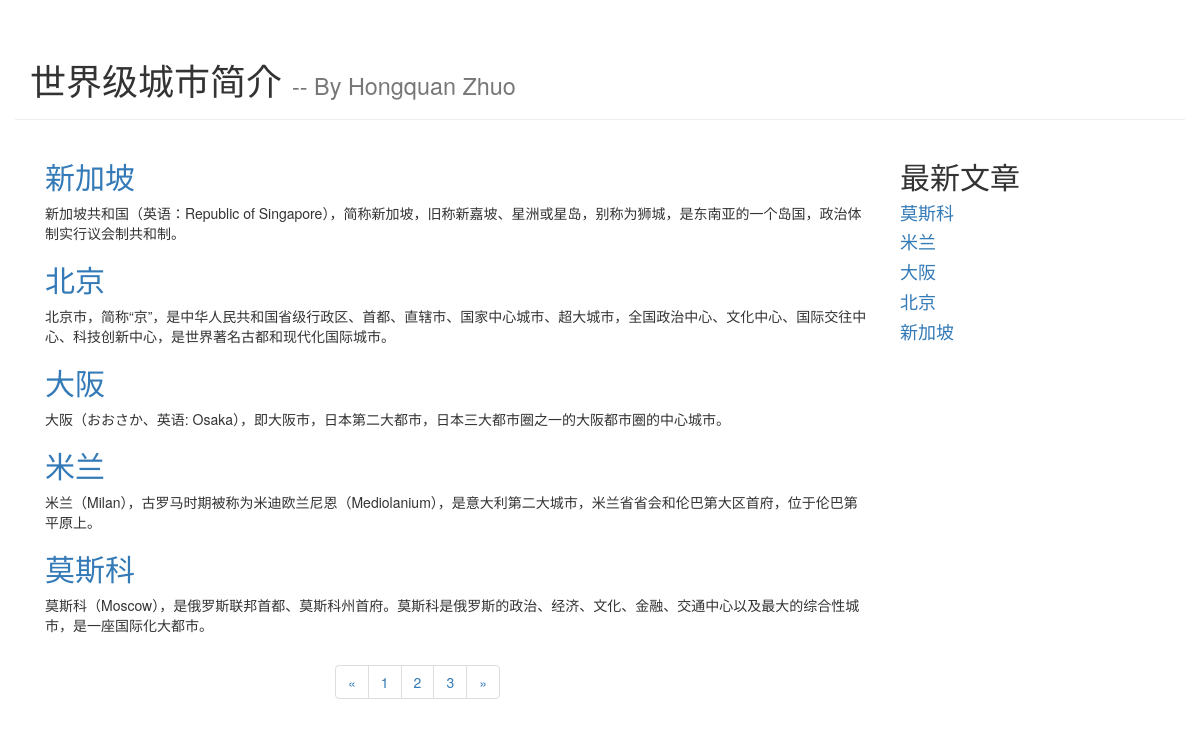
The app's page /blog/index?page=3 with its own data.
### blog/models.py (models this page shows, shortened)
class Article(models.Model):
    article_id = models.AutoField(primary_key=True)  #文章的唯一ID
    title = models.TextField() #文章的标题
    brief_content = models.TextField()  #文章的简要
    content = models.TextField()  #文章的主要内容
    publish_date =  models.DateTimeField(auto_now=True)  #文章的发布日期

### blog/views.py (the view)
# urls.py: path('index', blog.views.get_index_page),
def get_index_page(request):
    page = request.GET.get('page')
    if page:
        page = int(page)
    else:
        page = 1
    print('page param: ', page)
    all_articles = Article.objects.all()
    top5_article_list = Article.objects.order_by('-publish_date')[:5]
    paginator = Paginator(all_articles, 5)
    page_num =  paginator.num_pages
    print('page num:', page_num)
    page_article_list = paginator.page(page)
    if page_article_list.has_next():
        next_page = page + 1
    else:
        next_page = page
    if page_article_list.has_previous():
        previous_page = page - 1
    else:
        previous_page = page
    return render(request, 'blog/index.html',
                  {
                      'article_list': page_article_list,
                      'page_num': range(1, page_num + 1),
                      'curr_page': page,
                      'next_page': next_page,
                      'previous_page': previous_page,
                      'top5_article_list': top5_article_list
                  })

### blog/templates/blog/index.html (shortened to what this page needs)
<!DOCTYPE html>
<html lang="en">
<head>
    <link rel="stylesheet" href="https://cdn.jsdelivr.net/npm/bootstrap@3.3.7/dist/css/bootstrap.min.css">
</head>
<body>
<div class="container page-header">
    <h1>世界级城市简介
        <small> -- By Hongquan Zhuo</small>
    </h1>
</div>
<div class="container page-body">
    <div class="col-md-9" role="main">
        <div class="body-main">
            {% for article in article_list %}
            <div>
                <h2><a href="/blog/detail/{{ article.article_id }}">{{ article.title }}</a></h2>
                <p>
                    {{ article.brief_content }}
                </p>
            </div>
            {% endfor %}
        </div>
        <div class="body-footer">
            <div class="col-md-4 col-md-offset-4">
                <nav aria-label="Page navigation">
                    <ul class="pagination">
                        <li>
                            <a href="/blog/index?page={{ previous_page }}" aria-label="Previous">
                                <span aria-hidden="true">&laquo;</span>
                            </a>
                        </li>
                        {% for num in page_num %}
                        <li><a href="/blog/index?page={{ num }}">{{ num }}</a></li>
                        {% endfor %}
                        <li>
                            <a href="/blog/index?page={{ next_page }}" aria-label="Next">
                                <span aria-hidden="true">&raquo;</span>
                            </a>
                        </li>
                    </ul>
                </nav>
            </div>
        </div>
    </div>
    <div class="col-md-3" role="complementary">
        <div>
            <h2>最新文章</h2>
            {% for article in top5_article_list %}
            <h4><a href="/blog/detail/{{ article.article_id }}">{{ article.title }}</a></h4>
            {% endfor %}
        </div>
    </div>
</div>
</body>
</html>

### records on screen
Article: title "新加坡", brief_content "新加坡共和国（英语：Republic of Singapore），简称新加坡，旧称新嘉坡、星洲或星岛，别称为狮城，是东南亚的一个岛国，政治体制实行议会制共和制。"
Article: title "北京", brief_content "北京市，简称“京”，是中华人民共和国省级行政区、首都、直辖市、国家中心城市、超大城市，全国政治中心、文化中心、国际交往中心、科技创新中心，是世界著名古都和现代化国际城市。"
Article: title "大阪", brief_content "大阪（おおさか、英语: Osaka），即大阪市，日本第二大都市，日本三大都市圈之一的大阪都市圈的中心城市。"
Article: title "米兰", brief_content "米兰（Milan），古罗马时期被称为米迪欧兰尼恩（Mediolanium），是意大利第二大城市，米兰省省会和伦巴第大区首府，位于伦巴第平原上。"
Article: title "莫斯科", brief_content "莫斯科（Moscow），是俄罗斯联邦首都、莫斯科州首府。莫斯科是俄罗斯的政治、经济、文化、金融、交通中心以及最大的综合性城市，是一座国际化大都市。"

### other values on screen
{{ num }} "1" "2" "3"
